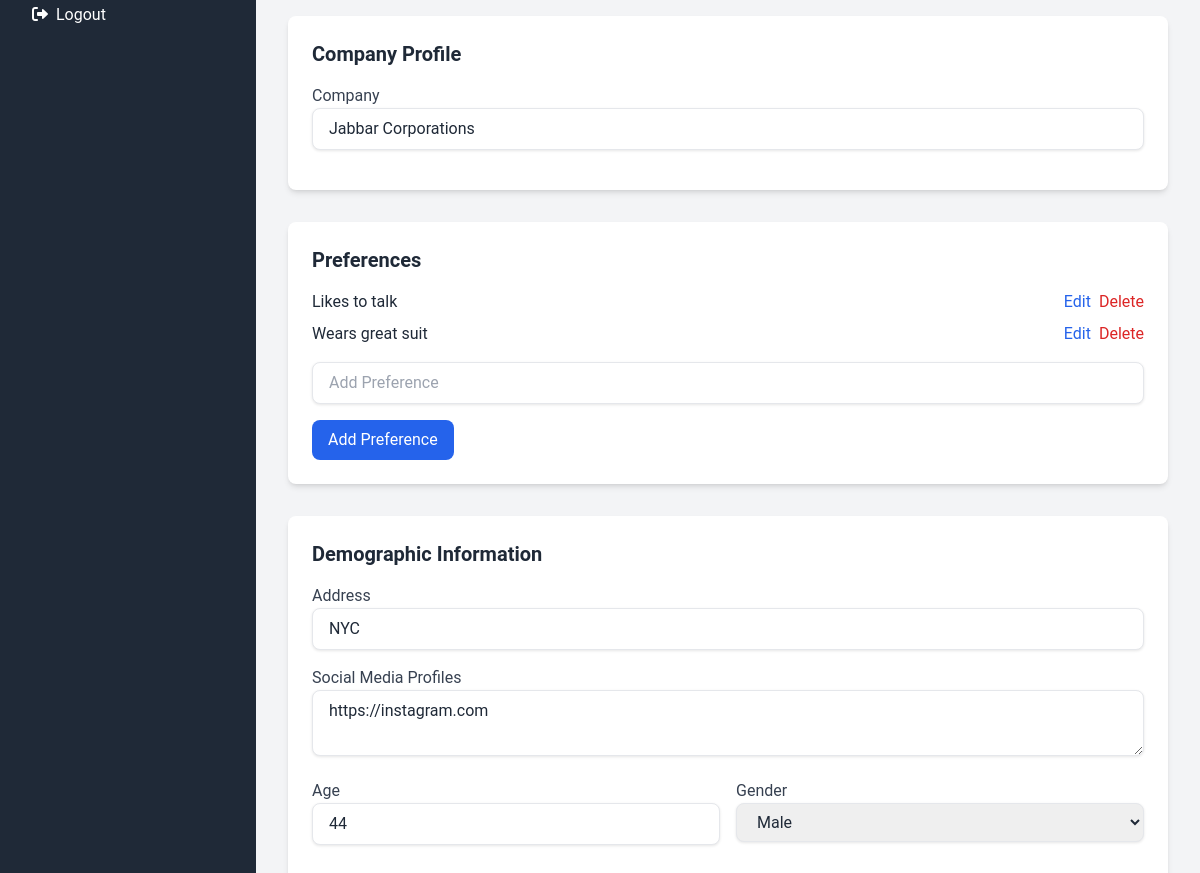
The page /view_customer.php?id=1 (signed in, middle part) on the database as committed earlier.
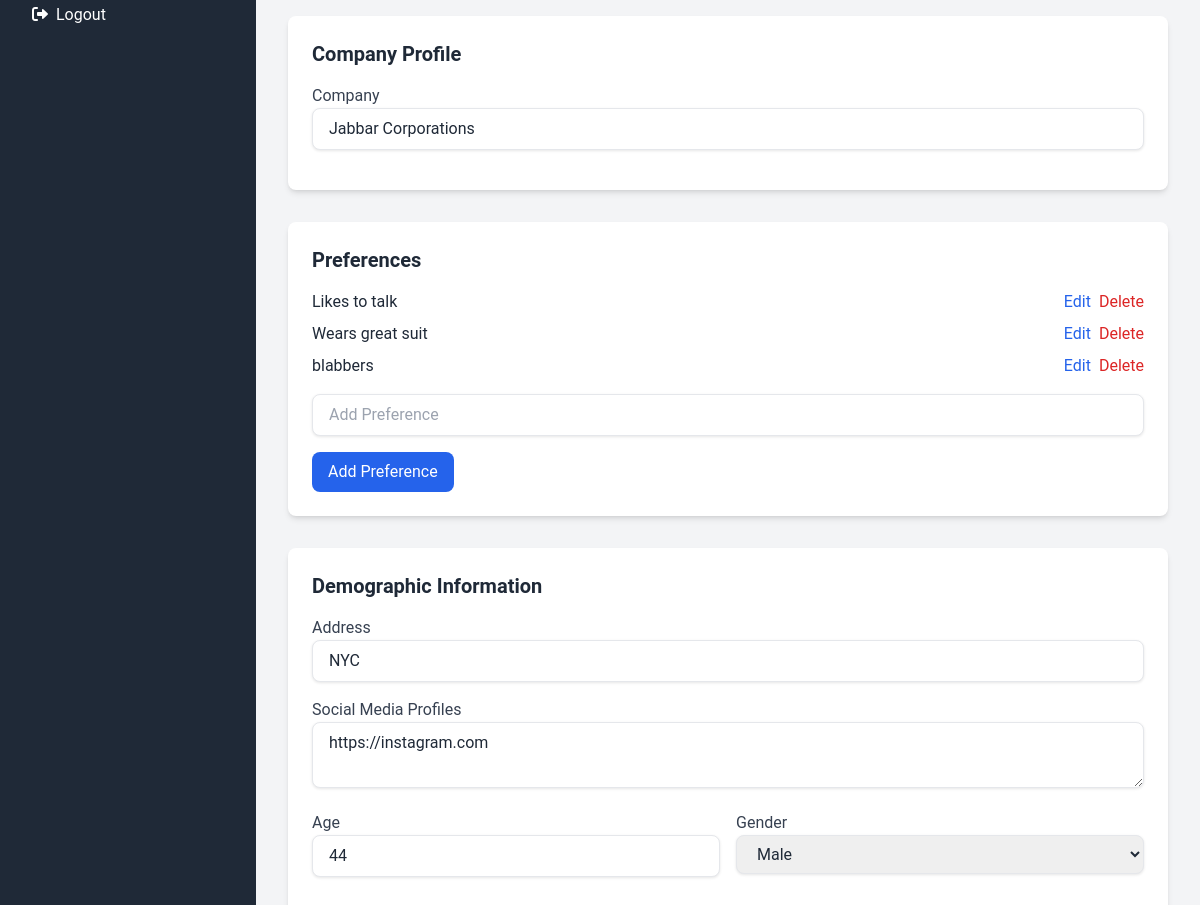
The same page on the database as committed later.
### tables this page shows
CREATE TABLE `customer_preferences` (
  `id` int(11) NOT NULL,
  `customer_id` int(11) NOT NULL,
  `preference` varchar(255) NOT NULL,
  `created_at` timestamp NOT NULL DEFAULT current_timestamp()
);

### view_customer.php (the view, shortened to what this page needs)
<?php
require 'db.php';
$customer_id = isset($_GET['id']) ? (int)$_GET['id'] : 0;
$stmt = $conn->prepare("SELECT * FROM customers WHERE id = :id");
$stmt->bindParam(':id', $customer_id);
$stmt->execute();
$customer = $stmt->fetch(PDO::FETCH_ASSOC);
$stmt = $conn->prepare("SELECT * FROM customer_preferences WHERE customer_id = :customer_id ORDER BY created_at ASC");
$stmt->bindParam(':customer_id', $customer_id);
$stmt->execute();
$preferences = $stmt->fetchAll(PDO::FETCH_ASSOC);
require 'header.php';
?>
     <form method="post" action="">
        <div class="bg-white p-6 rounded-lg shadow-md mb-8">
            <h2 class="text-xl font-bold text-gray-800 mb-4">Company Profile</h2>
                 <div class="mb-4">
                   <label for="company" class="block text-gray-700">Company</label>
                       <input type="text" name="company" id="company" class="w-full px-4 py-2 border rounded-lg focus:outline-none focus:ring-2 focus:ring-blue-600" value="<?php echo htmlspecialchars($customer['company'] ?? ''); ?>">
                </div>
        </div>
           <div class="bg-white p-6 rounded-lg shadow-md mb-8">
            <h2 class="text-xl font-bold text-gray-800 mb-4">Preferences</h2>
             <ul class="mb-4">
                 <?php if($preferences): ?>
                     <?php foreach ($preferences as $preference): ?>
                            <li class="flex justify-between items-center mb-2">
                                 <?php echo htmlspecialchars($preference['preference']); ?>
                                  <div class="flex gap-2">
                                    <a href="edit_preference.php?id=<?php echo $preference['id']; ?>&customer_id=<?php echo $customer_id; ?>" class="text-blue-600 hover:underline">Edit</a>
                                  <a href="delete_preference.php?id=<?php echo $preference['id']; ?>&customer_id=<?php echo $customer_id; ?>" class="text-red-600 hover:underline">Delete</a>
                                   </div>
                            </li>
                        <?php endforeach; ?>
                   <?php else: ?>
                     <p>No Preferences added.</p>
                  <?php endif; ?>
               </ul>
             <div class="mb-4">
                <input type="text" name="preference" id="preference" class="w-full px-4 py-2 border rounded-lg focus:outline-none focus:ring-2 focus:ring-blue-600" placeholder="Add Preference">
                </div>
                <button type="submit" name="add_preference" class="bg-blue-600 text-white px-4 py-2 rounded-lg hover:bg-blue-700 transition duration-300">Add Preference</button>
        </div>
         <div class="bg-white p-6 rounded-lg shadow-md mb-8">
            <h2 class="text-xl font-bold text-gray-800 mb-4">Demographic Information</h2>
             <div class="mb-4">
                    <label for="address" class="block text-gray-700">Address</label>
                        <input type="text" name="address" id="address" class="w-full px-4 py-2 border rounded-lg focus:outline-none focus:ring-2 focus:ring-blue-600"  value="<?php echo htmlspecialchars($customer['address'] ?? ''); ?>">
                   </div>
               <div class="mb-4">
                   <label for="social_media_profiles" class="block text-gray-700">Social Media Profiles</label>
                       <textarea name="social_media_profiles" id="social_media_profiles" class="w-full px-4 py-2 border rounded-lg focus:outline-none focus:ring-2 focus:ring-blue-600"><?php echo htmlspecialchars($customer['social_media_profiles'] ?? ''); ?></textarea>
                 </div>
                  <div class="grid grid-cols-1 md:grid-cols-2 gap-4">
                    <div class="mb-4">
                      <label for="age" class="block text-gray-700">Age</label>
                       <input type="number" name="age" id="age" class="w-full px-4 py-2 border rounded-lg focus:outline-none focus:ring-2 focus:ring-blue-600"  value="<?php echo htmlspecialchars($customer['age'] ?? ''); ?>">
                    </div>
                     <div class="mb-4">
                          <label for="gender" class="block text-gray-700">Gender</label>
                           <select name="gender" id="gender" class="w-full px-4 py-2 border rounded-lg focus:outline-none focus:ring-2 focus:ring-blue-600">
                               <option value="Male" <?php if($customer['gender'] == 'Male') echo 'selected'; ?>>Male</option>
                        </select>
                     </div>
        </div>
        </div>
<?php
require 'footer.php';
?>

Rows that differ between the two databases and show on the page:
added customer_preferences: preference "blabbers"
